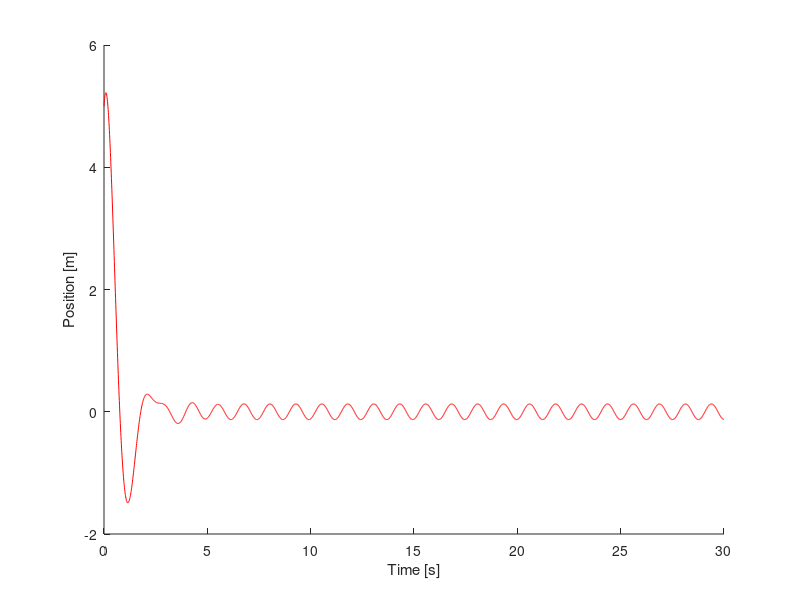

Write MATLAB code to recreate this figure.
%esercizio 4 Ode 45 lezione 4_2 moto con smorzamento forzato e froza
%armonica
%dumping

%{d=0.15 attrito dumping molla 
% J=1 jerk, effetto derivata tripla
% m=2 massa 2 kg
% k=5 costante molla 
% w=sqrt(k/m)  %}

% d = input('attrito dumping molla: '); % attrito dumping molla
% m = input('massa: '); % massa 2 kg
% k = input('costante molla: '); % costante molla
d = input("input smorzamento"); %0.50; %acciaio_acciao = 0.75-55 acciaio lubrificato = 0.11 // 0.05 acciaio aria=0.0001
%zeta=d/(2*sqrt(k*m))
m=2;
k=20; % 20-300 mpolti valori, random qui
w_n = sqrt(k/m) % Frequenza angolare naturale del sistema
w_f = input("w della forza"); % Imposta una frequenza angolare diversa per la forza esterna

% Ora usa w_f nella forza esterna
%[t, x_finale] = ode45(@(t, x) A*x + [0; F_0*cos(w_f*t)/m], 0:dt:T, values_0);


F_0=input("forza iniziale armonica, se F=w battimento  [N]  ");
%matrice A con coefficienti da ricavare
%F_1=F_0/m;
%A=[0 1 0;0 0 1;-w*w*m/J -d/J -m/J];
%solo smorzato senza accelerazione
A=[0 1;-w_n^2 -d/m];
dt=0.01; %intervallo temporale della simulazione
T=30; %fine del tempo simulazione T/dt = 1000 valori
x_0=input("posizione iniziale ");
v_0=input("velocità iniziale ");
%a_0=input("accelerazione iniziale ");
values_0=[x_0, v_0]; %a_0] ;
% values_0=[1.5; 1; 3.1]; %valori iniziali per trovare coefficienti (x, v, acc) 
%[posizione iniziale, velocità iniziale, accelerazione ini]

% compute better integral using built-in Matlab code
% 4th-order Runge Kutta 
% [TOUT,YOUT] = ODE45(ODEFUN,TSPAN,Y0)
[t,x_finale] = ode45( @(t,x) A*x + [0; F_0*cos(w_f*t)/m], 0:dt:T, values_0); % t = t_out per fare grafico
% using function handle to define @(t,x) A*x... right-hand side
% of \dot{x} = Ax... ode45 wants us to include time in @(t,x), in 
% case there is time dependence.

hold on
plot(t,x_finale(:,1),'r') %posizione :,1 per fare i valori dello spostamento
xlabel('Time [s]')
ylabel('Position [m]')

%figure("Name","velocità_tempo")
%plot(t,x_finale(:,2),'k')
%xlabel('time [S]')
%ylabel('Velocity [m/s]')

%figure Name "accelerazione"
%plot(t,x_finale(:,3),'-o')
%xlabel('t [s]')
%ylabel('acc [m*m/s]')

v_finale = x_finale(:, 2);

% Definisci il percorso completo del file
fullFilePath = 'C:\Users\riccardo vvent\Documents\Python\Animazioni_matlab_Datas\simulazione_molla_dumping_forzaArmonica_data_2.csv';

% Esegui la tua simulazione (ad esempio con ode45)
% [t, x_finale] = ode45(...);

% Salva i dati nel percorso specificato
csvwrite(fullFilePath, [t, x_finale, v_finale]);
